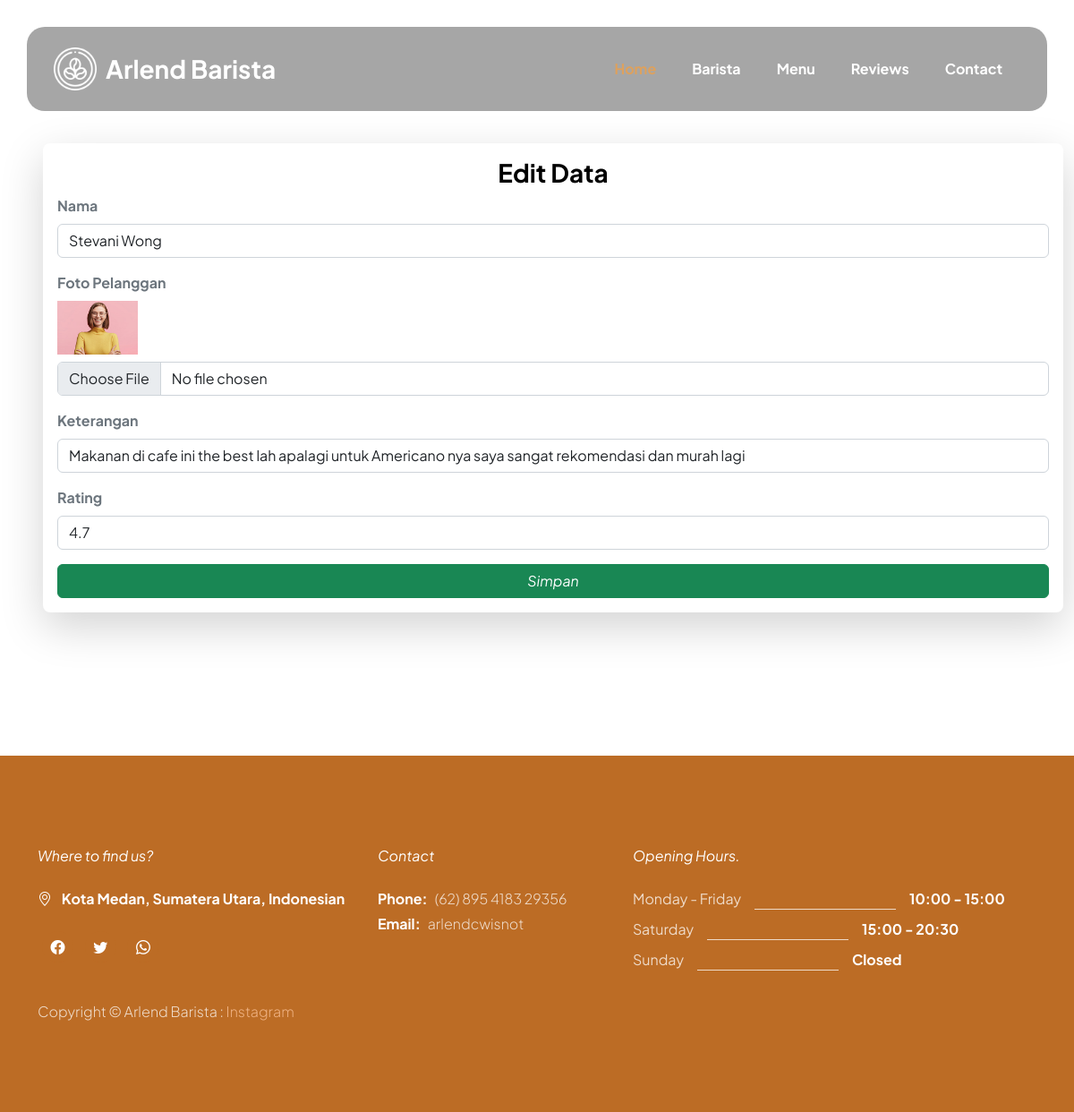
Screenshot of /admin/index.php?url=edit_review&id=5 with the database file from the repository.
### tables this page shows
CREATE TABLE `review` (
  `id` int(11) NOT NULL,
  `nama` varchar(50) NOT NULL,
  `foto` varchar(255) NOT NULL,
  `keterangan` varchar(255) NOT NULL,
  `rating` decimal(3,1) NOT NULL
);

### admin/edit_review.php (the view, shortened to what this page needs)
<h4 class="text-center mb-2">Edit Data</h4>
<?php
include 'koneksi.php';
$id = $_GET['id'];
$query = mysqli_query($koneksi, "SELECT * FROM review WHERE id='$id'");
$datanya = mysqli_fetch_array($query);
?>
<form action="" method="post" enctype="multipart/form-data">
    <div class="mb-3">
        <label class="form-label fw-bold text-muted">Nama</label>
        <input type="text" name="nama" class="form-control" required autocomplete="off" value="<?= $datanya['nama'] ?>">
    </div>
    <div class="mb-3">
        <label class="form-label fw-bold text-muted">Foto Pelanggan</label><br>
        <img src="image/pelanggan/<?= $datanya['foto'] ?>" alt="Foto Barista" width="90px">
        <input type="file" name="foto" accept=".jpg, .png, .jpeg, .pdf" class="form-control mt-2" autocomplete="off" value="<?= $datanya['foto'] ?>">
    </div>
    <div class="mb-3">
        <label class="form-label fw-bold text-muted">Keterangan</label>
        <input type="text" name="keterangan" class="form-control" required autocomplete="off" value="<?= $datanya['keterangan'] ?>">
    </div>
    <div class="mb-3">
        <label class="form-label fw-bold text-muted">Rating</label>
        <input type="text" name="rating" class="form-control" required autocomplete="off" value="<?= $datanya['rating'] ?>">
    </div>
    <button name="simpan" type="submit" class="btn btn-success w-100"><i class="fa fa-save"> Simpan </i></button>
</form>

### css/tooplate-barista.css (style rules this page uses)
:root { --white-color: #ffffff; --primary-color: #BC6C25; --secondary-color: #DDA15E; --section-bg-color: #b78752; --custom-btn-bg-color: #BC6C25; --custom-btn-bg-hover-color: #DDA15E; --dark-color: #000000; --p-color: #717275; --border-color: #7fffd4; --link-hover-color: #E76F51; --body-font-family: 'Plus Jakarta Sans', sans-serif; --h1-font-size: 68px; --h2-font-size: 46px; --h3-font-size: 32px; --h4-font-size: 28px; --h5-font-size: 24px; --h6-font-size: 22px; --p-font-size: 20px; --btn-font-size: 16px; --form-btn-font-size: 18px; --menu-font-size: 16px; --border-radius-large: 100px; --border-radius-medium: 20px; --border-radius-small: 10px; --font-weight-thin: 200; --font-weight-light: 300; --font-weight-normal: 400; --font-weight-bold: 700; }
body { background-color: var(--white-color); font-family: var(--body-font-family); }
h2, h3, h4, h5, h6 { color: var(--dark-color); }
h1, h2, h3, h4, h5, h6 { font-weight: var(--font-weight-bold); }
h4 { font-size: var(--h4-font-size); }
a, button { touch-action: manipulation; transition: all 0.3s; }

### rows the page displays
review: nama "Stevani Wong", foto (picture), keterangan "Makanan di cafe ini the best lah apalagi untuk Americano nya saya sangat rekomendasi dan murah lagi", rating "4.7"
